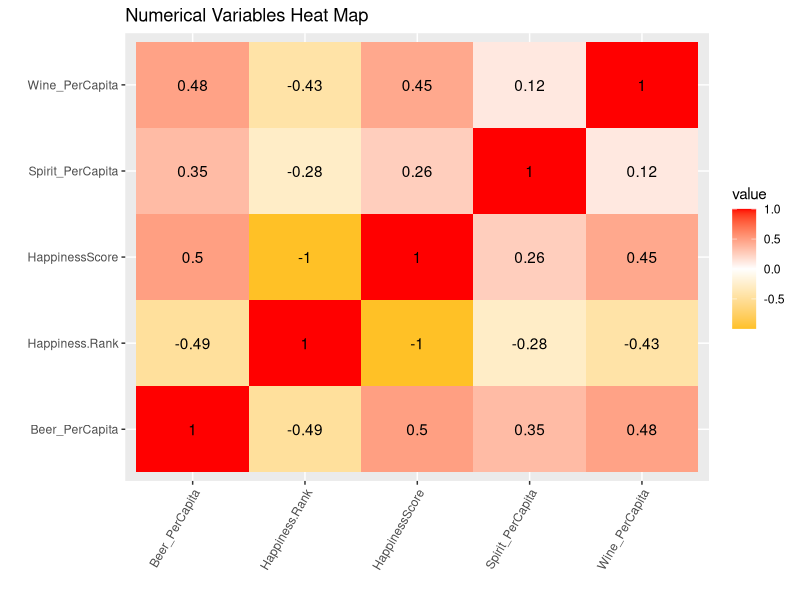
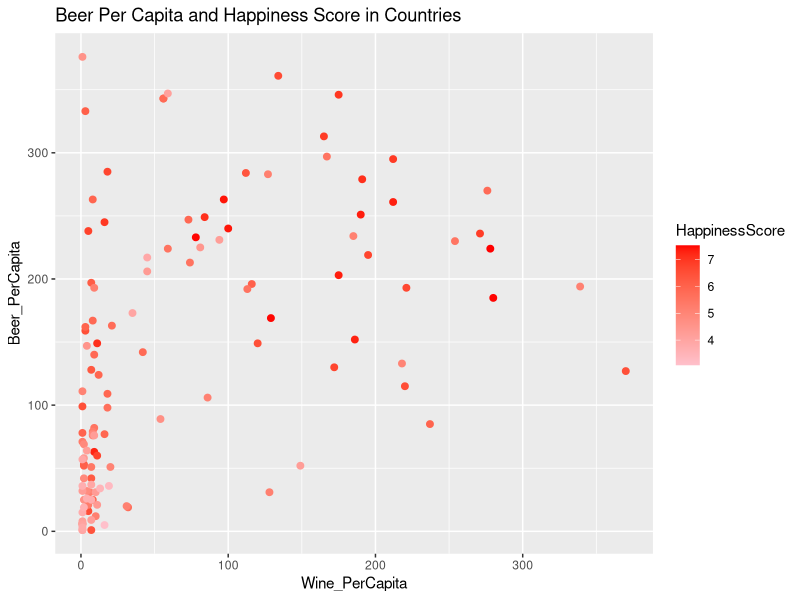
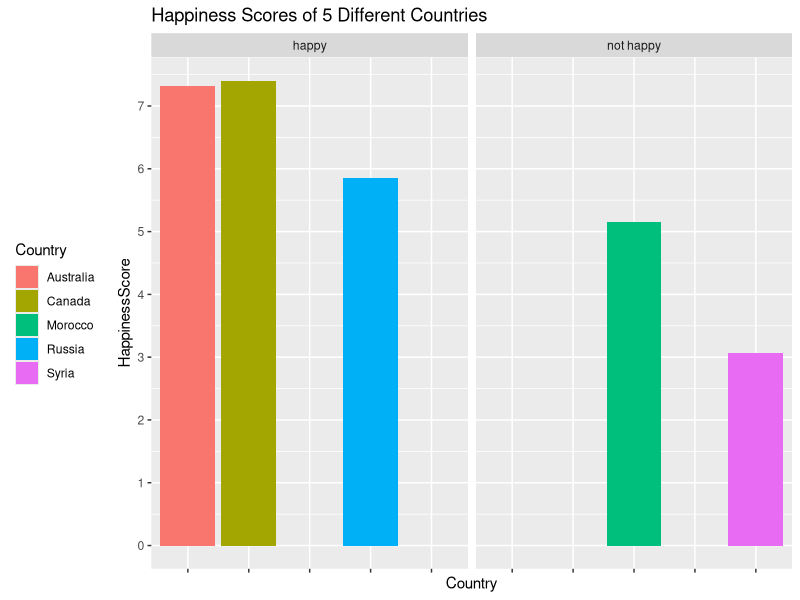
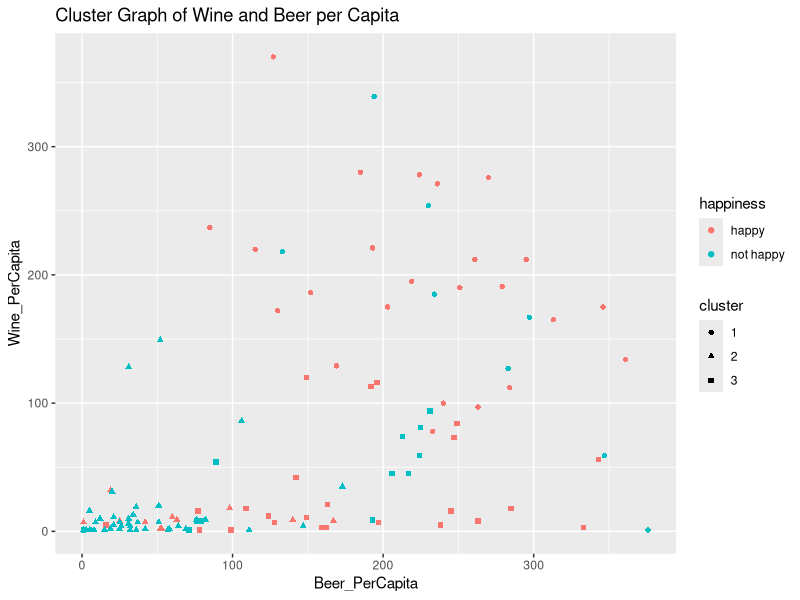

Here is the R script that generated these plots, in order:
## ---- chunk 1
knitr::opts_chunk$set(echo = TRUE, eval = TRUE, fig.align = "center", warning = F, mesage = F, tidy=TRUE, tidy.opts =list(width.cutoff=60), R.options=list(max.print=100))
## ---- chunk 2
HappinessAlcoholConsumption <- read.csv("HappinessAlcoholConsumption.csv")

X2016 <- read.csv("2016.csv")
## ---- chunk 3
library("tidyverse")
library(tidyr)
library(dplyr)
#Dataset 1:
happy <- HappinessAlcoholConsumption %>% select(Country:Wine_PerCapita) %>% na.omit()
untidyhappy <- happy %>% pivot_wider(names_from = "Country", values_from = "Beer_PerCapita")
tidyhappy <- untidyhappy %>% pivot_longer(cols=c(5:126), names_to = "Country", values_to = "Beer_PerCapita") %>% na.omit()
tidyhappy

#Dataset 2:
 X2016 %>% select(Country:HappinessScore) %>% na.omit()
untidyx2016<- X2016 %>% pivot_wider(names_from = "Country", values_from = "Happiness.Rank")
tidyx2016 <- untidyx2016 %>% pivot_longer(cols=c(3:124), names_to = "Country", values_to = "Happiness Rank") %>% na.omit()
tidyx2016

#In order to join:
fulldata <- X2016%>% full_join(happy) %>% na.omit()
fulldata
## ---- chunk 4
fulldata %>% filter(Hemisphere=="north")
fulldata %>% select(Country, HappinessScore, Beer_PerCapita)
fulldata %>% arrange(Region)

fulldatax <- fulldata[!is.na(fulldata$`Happiness.Rank`), ]
fulldatax$happiness <- ifelse(fulldatax$`Happiness.Rank` < median(fulldatax$`Happiness.Rank`), "happy", "not happy")
happiness <- fulldatax$happiness
fulldatax

fulldatax %>% group_by(happiness)
fulldatax1 <- fulldatax %>% mutate(average = HappinessScore/Beer_PerCapita )
fulldatax1

summary <- fulldata %>% summarize(meanhappiness = mean(HappinessScore, na.rm = T), n_rows = n(), n_country = n_distinct(Country))
summary

fulldatax %>% summary()

fulldatax %>% group_by(Country, happiness) %>% summarize(mean(HappinessScore))

fulldatax %>% group_by(happiness, Wine_PerCapita) %>% summarize(mean(Beer_PerCapita))

fulldatax %>% summarize(max(Wine_PerCapita), max(Beer_PerCapita))
fulldatax %>% summarize(mean(Wine_PerCapita), mean(Beer_PerCapita))
fulldatax %>% summarize(sd(Wine_PerCapita), sd(Beer_PerCapita))
fulldatax %>% summarize(n_distinct(Wine_PerCapita), n_distinct(Beer_PerCapita))
fulldatax %>% summarize(min(Wine_PerCapita), min(Spirit_PerCapita))
fulldatax %>% summarize(min(Beer_PerCapita), min(Spirit_PerCapita))
fulldatax %>% summarize(sd(Wine_PerCapita), sd(Spirit_PerCapita))
fulldatax %>% summarize(mean(Spirit_PerCapita), mean(Beer_PerCapita))
  
## ---- chunk 5
library(ggplot2)
fulldatax %>% select_if(is.numeric) %>% cor %>% as.data.frame %>% rownames_to_column %>% pivot_longer(-1) %>% ggplot(aes(rowname, name, fill = value)) + geom_tile() + geom_text(aes(label = round(value, 2))) +xlab("") + ylab("") + scale_fill_gradient2(high  = "red", low = "goldenrod1" ) + theme(axis.text.x = element_text(angle = 60, hjust = 1)) + ggtitle("Numerical Variables Heat Map")

fulldatax %>% ggplot(aes(x = Wine_PerCapita, y = Beer_PerCapita)) + geom_point(size = 2, aes(color = HappinessScore)) + scale_color_gradient(low = "pink",
high = "red") + ggtitle("Beer Per Capita and Happiness Score in Countries") + xlab("Wine_PerCapita") + scale_y_continuous(breaks = seq(0, 400, 100)) + scale_x_continuous(breaks = seq(0, 300, 100))

fulldatax %>% filter(Country == "Canada" | Country == "Australia" |
Country == "Morocco" | Country == "Russia" | Country == "Syria") %>% ggplot(aes(x = Country, y = HappinessScore, fill = Country)) + geom_bar(stat = "summary", fun.y = "mean", position = "dodge") + facet_wrap(~happiness) + ggtitle("Happiness Scores of 5 Different Countries") + theme(axis.text.x = element_blank(), legend.position = "left") + scale_y_continuous(breaks = seq(0, 8, 1))
## ---- chunk 6
library(cluster)
pamx <- fulldatax %>% pam(k = 3)
pamx

clusters <- fulldatax %>% mutate(cluster = as.factor(pamx$clustering))
clusters %>% ggplot(aes(Beer_PerCapita, Wine_PerCapita, color = happiness, shape = cluster)) + geom_point() + ggtitle("Cluster Graph of Wine and Beer per Capita")
